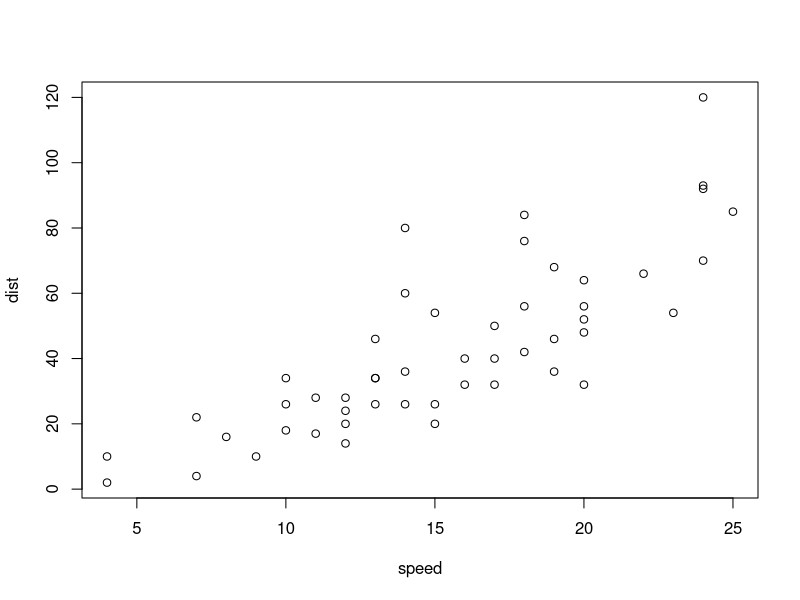
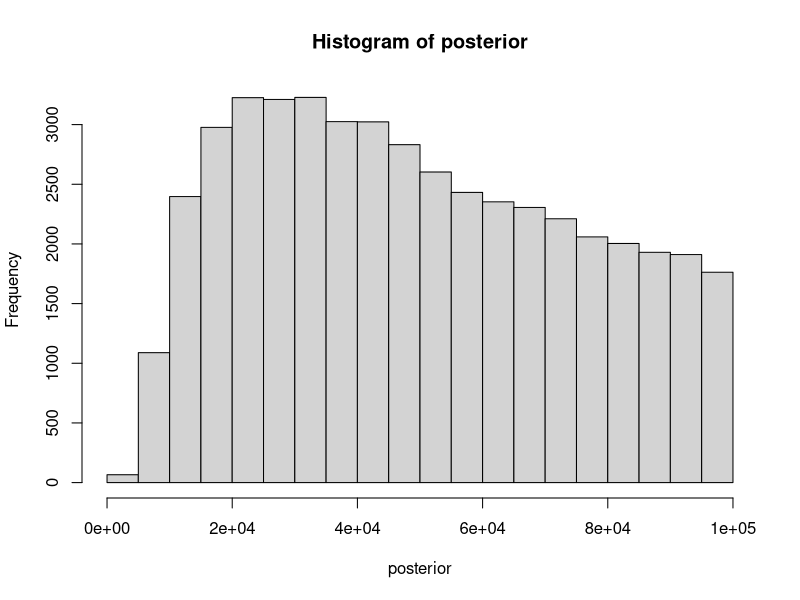
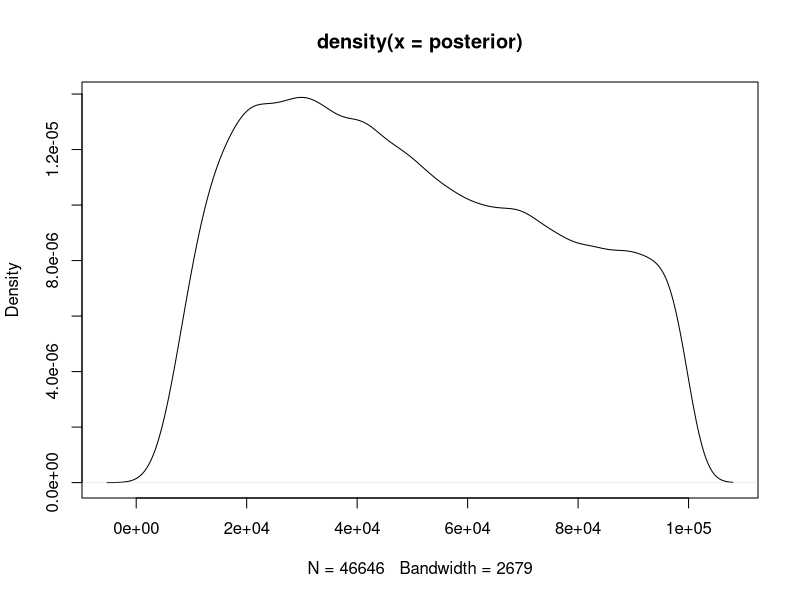
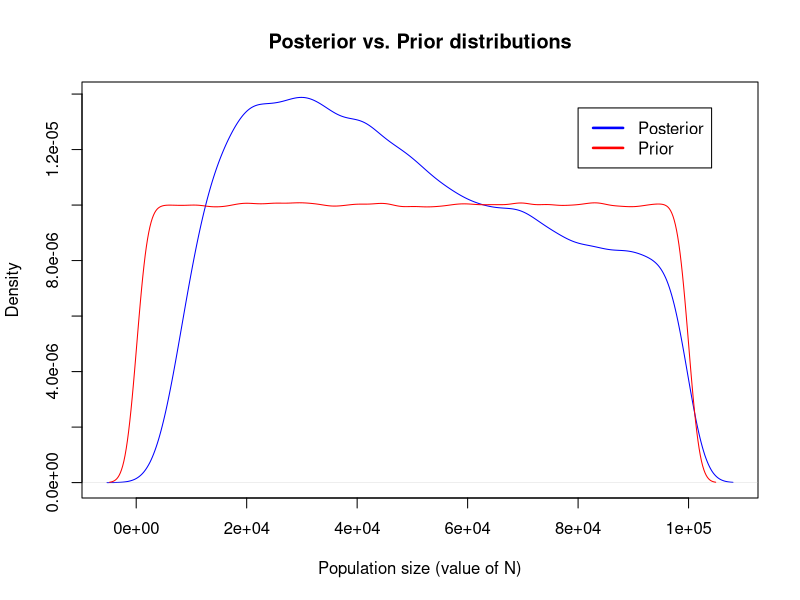

The R source for these figures, in order:
## ---- chunk 1
summary(cars)
## ---- chunk 2
plot(cars)
## ---- chunk 3
getwd()
setwd("C:\\Users\\Hayley\\eeb201hayleystansell")
getwd()

?runif
#try simulating the coin flip thing from class
#prior<- runif(1e6)
#D_sim<- rbinom(n=1e6, size=100, p=prior)
#plot(D_sim)
#This produces a "black block", x-axis going from 0 to 1e6, y-axis going from 0 to 100....
#?plot
#how is a number the prior distribution???? 
prior<- runif(n=1e6, min = 100, max = 100000)
prior
#plot(prior) #looks correct in terms of axes
#
## ---- chunk 4
rate<- 1/(prior)
mostrecent<- rexp(1e6, rate)
#######DOES NOT NEED TO BE A LOOP!, R automatically takes each value of "prior" and plugs it in in order to the "mostrecent" vector
#######Follows that NEITHER DOES NEXT STEP
mostrecent
length(mostrecent)
## ---- chunk 5
ratemu<- 1e-3
snpnumber<- rpois(1e6, mostrecent*ratemu*2)
snpnumber
max(snpnumber)
length(snpnumber)
## ---- chunk 6
sims<- cbind(prior, snpnumber)
simslower<- subset(sims, sims[,2]>45)
simsupper<- subset(simslower, simslower[,2]<55)
posterior<-simsupper[,1]
posterior
max(posterior)
min(posterior)
hist(posterior)
density(posterior)
plot(density(posterior))
## ---- chunk 7
density(posterior)
plot(density(posterior), main= "Posterior vs. Prior distributions", xlab= "Population size (value of N)", col= "blue")
density(prior)
?lines
# "lines() adds a line to an existing plot --- lines(namevector, col = color)
lines(density(prior), col= "red")
?legend
legend(8e04,1.35e-05, # places a legend at the appropriate place 
       c("Posterior", "Prior"), # puts text in the legend
       
       lty=c(1,1), # gives the legend appropriate symbols (lines)
       
       lwd=c(2.5,2.5),col=c("blue", "red")) # gives the legend lines the correct color and width
